Frame 1 (no input): blank canvas, image omitted
Frame 60 (the mouse pressed at the canvas centre just before this capture): blank canvas, image omitted
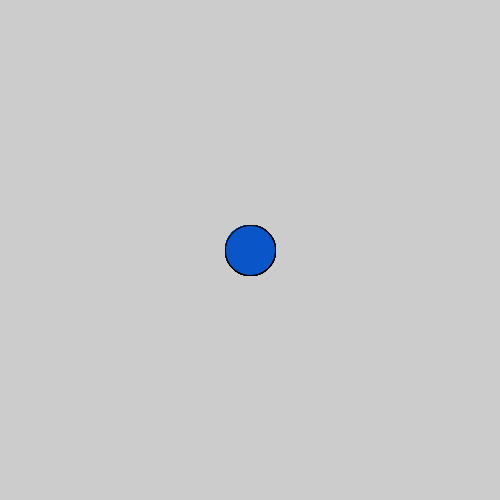
Frame 120 (the mouse held since frame 60 and released just before this capture)

The Processing sketch whose frames 1 and 60 were blank and that drew this single picture after the mouse press (run headless with seeded random() and noise(); from frame 60 on, the mouse is pressed at the canvas centre):

// Processing sketch: quadrants
// ── quadrants.pde
int x = 0;
int y = 0;

void setup() {
 size(500, 500);

 // Set the value of x to be half the width of the window
 x = width / 2;

 // Set the value of y to be half the height of the window
 y = height / 2;
}

void draw () {
 //background(130, 120, 110);
  
  //line(0, height / 2, width, height/2);
  //line(width/2, 0, width/2, height);
  
  x = mouseX;
  y = mouseY;
      
  boolean upperLeft = x < width/2 && y > height/2;
  boolean upperRight = x > width/2 && y > height/2;
  boolean bottomLeft = x < width/2 && y < height/2;
  boolean bottomRight = x > width/2 && y < height/2; 
  
  if (upperLeft) {
      x = x - 50;
      y = y - 50; 
      fill(100, 150, 50);
  }
  
  if (upperRight) {
    x = x + 50;
    y = y + 50;
    fill(50, 100, 10);
  }
  
  if (bottomLeft) {
        y = y - 50; 
        x = x + 50; 
      fill(10, 85, 200);
  }
  
  if (bottomRight) {
        y = y + 50; 
        x = x - 50; 
      fill(200, 50, 50);
  }

 // Draw the circle in the position taken from the x and y variables:
 ellipse(x, y, 50, 50);
}

void mousePressed() {
  // When the mouse is pressed, update x and y
  // to contain the current position of the mouse:
  
  
}
